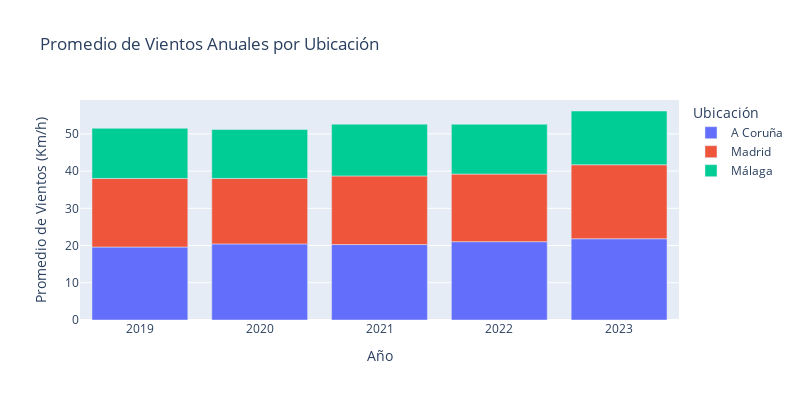

Source (notebook cell):
### Markdown cell above
Grafica de Promedio Anual de vientos

### Code cell
fig = px.bar(df_descargado.groupby(["Ubicacion", "Año"])["Viento (Km/h)"].mean().reset_index(),
             x="Año", y="Viento (Km/h)", color="Ubicacion",
             title="Promedio de Vientos Anuales por Ubicación",
             labels={"Viento (Km/h)": "Promedio de Vientos (Km/h)", "Ubicacion": "Ubicación"},
             width=800, height=400)

fig.show()

### Figure 1 — Plotly figure (JSON) as saved in the notebook; plotly's stock layout.template omitted (floating-point values rounded to 4 significant figures)
{"data": [{"alignmentgroup": "True", "hovertemplate": "Ubicación=A Coruña<br>Año=%{x}<br>Promedio de Vientos (Km/h)=%{y}<extra></extra>", "legendgroup": "A Coruña", "marker": {"color": "#636efa", "pattern": {"shape": ""}}, "name": "A Coruña", "offsetgroup": "A Coruña", "orientation": "v", "showlegend": true, "textposition": "auto", "type": "bar", "x": [2019, 2020, 2021, 2022, 2023], "xaxis": "x", "y": [19.61, 20.44, 20.27, 21.04, 21.82], "yaxis": "y"}, {"alignmentgroup": "True", "hovertemplate": "Ubicación=Madrid<br>Año=%{x}<br>Promedio de Vientos (Km/h)=%{y}<extra></extra>", "legendgroup": "Madrid", "marker": {"color": "#EF553B", "pattern": {"shape": ""}}, "name": "Madrid", "offsetgroup": "Madrid", "orientation": "v", "showlegend": true, "textposition": "auto", "type": "bar", "x": [2019, 2020, 2021, 2022, 2023], "xaxis": "x", "y": [18.42, 17.59, 18.43, 18.15, 19.88], "yaxis": "y"}, {"alignmentgroup": "True", "hovertemplate": "Ubicación=Málaga<br>Año=%{x}<br>Promedio de Vientos (Km/h)=%{y}<extra></extra>", "legendgroup": "Málaga", "marker": {"color": "#00cc96", "pattern": {"shape": ""}}, "name": "Málaga", "offsetgroup": "Málaga", "orientation": "v", "showlegend": true, "textposition": "auto", "type": "bar", "x": [2019, 2020, 2021, 2022, 2023], "xaxis": "x", "y": [13.47, 13.13, 13.91, 13.4, 14.44], "yaxis": "y"}], "layout": {"barmode": "relative", "height": 400, "legend": {"title": {"text": "Ubicación"}, "tracegroupgap": 0}, "title": {"text": "Promedio de Vientos Anuales por Ubicación"}, "width": 800, "xaxis": {"anchor": "y", "domain": [0, 1], "title": {"text": "Año"}}, "yaxis": {"anchor": "x", "domain": [0, 1], "title": {"text": "Promedio de Vientos (Km/h)"}}}}
